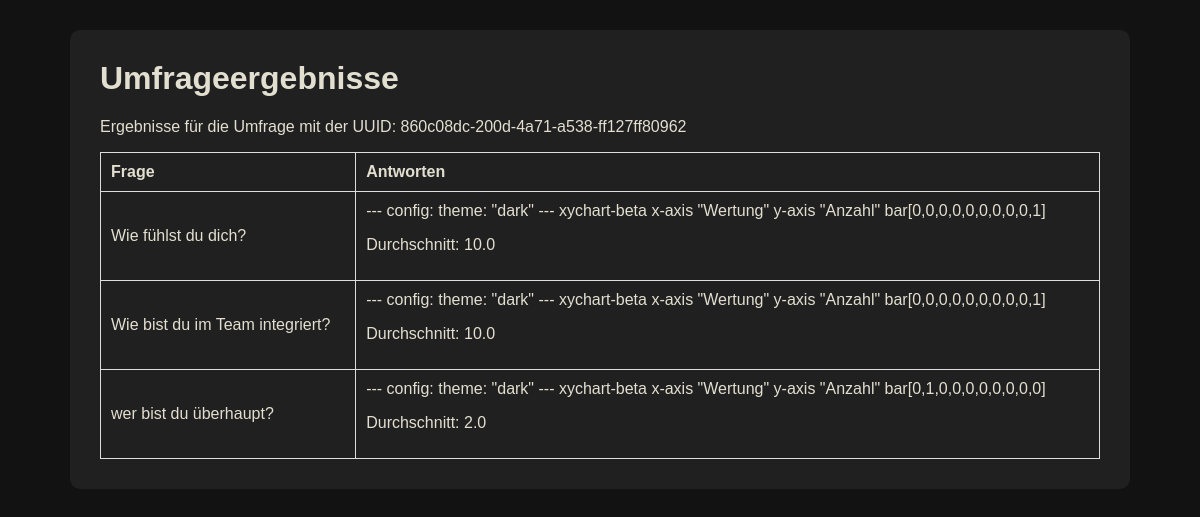
Screenshot of /results?uuid=860c08dc-200d-4a71-a538-ff127ff80962 with the database file from the repository.
### tables this page shows
CREATE TABLE questions (id INTEGER PRIMARY KEY, question TEXT, low TEXT, high TEXT, category TEXT);

### app.py (the view)
@app.route('/results', methods=['GET'])
def results():
    survey_uuid = request.args.get('uuid')
    if survey_uuid:
        survey = model.get_survey_by_uuid(survey_uuid)
        if survey:
            question_ids = survey['questions'].split(',')
            questions = model.get_questions_by_ids(question_ids)
            weighted_answers = model.get_weighted_answers_by_survey_uuid(survey_uuid)
            average_answers = model.get_aggregated_answers_by_survey_uuid(survey_uuid)
            return render_template('results.html', questions=questions, weighted_answers=weighted_answers, average_answers=average_answers, survey_uuid=survey_uuid)
    return "Survey not found", 404

### model.py (called while the page is built)
def get_survey_by_uuid(uuid: str) -> dict:
    conn = sqlite3.connect('database.db')
    c = conn.cursor()
    c.execute('SELECT * FROM surveys WHERE uuid = ?', (uuid,))
    survey = c.fetchone()
    conn.close()
    if survey:
        return {'id': survey[0], 'uuid': survey[1], 'questions': survey[2], 'timestamp': survey[3]}
    return None

def get_questions_by_ids(ids: list[str]) -> list[dict]:
    conn = sqlite3.connect('database.db')
    c = conn.cursor()
    placeholders = ','.join('?' for _ in ids)
    c.execute(f'SELECT * FROM questions WHERE id IN ({placeholders})', ids)
    questions = c.fetchall()
    conn.close()
    return [{'id': q[0], 'question': q[1], 'low': q[2], 'high': q[3], 'category': q[4]} for q in questions]

def get_aggregated_answers_by_survey_uuid(survey_uuid: str) -> list[dict]:
    conn = sqlite3.connect('database.db')
    c = conn.cursor()
    c.execute('SELECT question_id, AVG(value) FROM answers WHERE survey_id = ? GROUP BY question_id', (survey_uuid,))
    answers = c.fetchall()
    conn.close()
    return {a[0]: a[1] for a in answers}

def get_weighted_answers_by_survey_uuid(survey_uuid: str) -> list[dict]:
    conn = sqlite3.connect('database.db')
    c = conn.cursor()
    c.execute('SELECT question_id, value FROM answers WHERE survey_id = ?', (survey_uuid,))
    answers = c.fetchall()
    weighted_answers = {}
    for question_id, value in answers:
        if question_id not in weighted_answers:
            weighted_answers[question_id] = [0] * 10  # Array mit 10 Einträgen für Antworten von 1 bis 10
        weighted_answers[question_id][value - 1] += 1  # Erhöhe die Häufigkeit der gegebenen Antwort
    return weighted_answers

### templates/results.html (shortened to what this page needs)
<!DOCTYPE html>
<html lang="de">
<head>
    <link rel="stylesheet" href="{{ url_for('static', filename='style.css') }}">
</head>
<body>
    <div class="container">
        <h1>Umfrageergebnisse</h1>
        <p>Ergebnisse für die Umfrage mit der UUID: {{ survey_uuid }}</p>
        {% if questions and weighted_answers %}
        <table>
            <thead>
                <tr>
                    <th>Frage</th>
                    <th>Antworten</th>
                </tr>
            </thead>
            <tbody>
                {% for question in questions %}
                <tr>
                    <td>{{ question.question }}</td>
                    <td>
                        <div class="mermaid">
                            ---
                            config:
                                theme: "dark"
                            ---
                            xychart-beta
                                x-axis "Wertung"
                                y-axis "Anzahl"
                                bar[{% for i in range(10) %}{{ weighted_answers[question.id][i] }}{% if not loop.last %},{% endif %}{% endfor %}]
                        </div>
                        <p>Durchschnitt: {{ average_answers[question.id] }}</p>
                    </td>
                </tr>
                {% endfor %}
            </tbody>
        </table>
        {% else %}
        <p>Keine Ergebnisse gefunden.</p>
        {% endif %}
    </div>
</body>
</html>

### static/style.css (style rules this page uses)
body { font-family: Arial, sans-serif; margin: 0; padding: 20px; background-color: #121212; color: #E2DFD0; box-sizing: border-box; }
h1, h2, h3, h4, h5, h6 { margin-top: 0; }
table { width: 100%; border-collapse: collapse; }
table, th, td { border: 1px solid #ddd; }
table th, table td { padding: 10px; text-align: left; }
.container { width: 1000px; margin: 10px auto 50px; background-color: #202020; padding: 30px; border-radius: 10px; }

### rows the page displays
questions: question "Wie fühlst du dich?", weighted_answers "0" "0" "0" "0" "0" "0" "0" "0" "0" "1", average_answers "10.0"
questions: question "Wie bist du im Team integriert?", weighted_answers "0" "0" "0" "0" "0" "0" "0" "0" "0" "1", average_answers "10.0"
questions: question "wer bist du überhaupt?", weighted_answers "0" "1" "0" "0" "0" "0" "0" "0" "0" "0", average_answers "2.0"

### other values shown
{{ survey_uuid }} "860c08dc-200d-4a71-a538-ff127ff80962"
